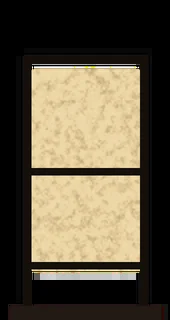
#> input picture art/dec/d_andon.webp, 170 x 320 px; its folder holds only this picture in this run
$ python -i forest_art.py   (imports and definitions only)
#> lines starting #> are read from the running program, lines starting #| are printed output that depends on the picture
### art/paint.py
#!/usr/bin/env python3
"""Painterly backgrounds for «Мусин дом»: gloomy Japan, dense textured foliage, fog, wood, paper.
Every scene is 1800×1400, bottom-anchored: the floor the cat stands on is the bottom ~250 px."""
import math, random, sys
import numpy as np
from PIL import Image, ImageDraw, ImageFilter

W, H, SS = 1800, 1400, 2          # final size, supersampling factor for strokes
SW, SH = W * SS, H * SS


def set_size(w, h):
    global W, H, SW, SH
    W, H, SW, SH = w, h, w * SS, h * SS


def hexc(h, a=255):
    h = h.lstrip('#'); return (int(h[0:2], 16), int(h[2:4], 16), int(h[4:6], 16), a)


def mixc(c1, c2, t):
    return tuple(int(round(c1[i] + (c2[i] - c1[i]) * t)) for i in range(len(c1)))


# [11 lines left out: function fbm, not called in this run]


def layer():
    return Image.new('RGBA', (SW, SH), (0, 0, 0, 0))


# [332 lines left out: functions gradient, textured_fill, atmos, fog_layer, dab_mass, ragged and 16 more, not called in this run]


OUT = sys.argv[1] if len(sys.argv) > 1 else '.'
PAL_CEDAR = [hexc('#141c17'), hexc('#1c2820'), hexc('#26342a'), hexc('#324337'), hexc('#435645')]
PAL_PINE = [hexc('#0e1511'), hexc('#162019'), hexc('#1f2d23'), hexc('#2b3d30'), hexc('#3e5445')]
PAL_MAPLE = [hexc('#111812'), hexc('#19231a'), hexc('#223022'), hexc('#2e3f2c'), hexc('#3f5239'), hexc('#566a4c')]
PAL_BUSH = [hexc('#0e140f'), hexc('#162018'), hexc('#1f2c20'), hexc('#2a3a2a'), hexc('#3a4c37'), hexc('#4d6048')]
BARK = (hexc('#16110e'), hexc('#2b231d'), hexc('#4a4038'))
FOG = hexc('#a2aaa4')


# [55 lines left out: functions ground, forest_layers, engawa, not called in this run]


PAL_SAKURA = [hexc('#6e3a48'), hexc('#9a5566'), hexc('#c07a8c'), hexc('#dc9fb0'), hexc('#efc3cf'), hexc('#f8dde4')]


def plaster(img, box, seed, base, dark, light):
    x0, y0, x1, y1 = (int(v * SS) for v in box)
    img.alpha_composite(textured_fill(Image.new('L', (x1 - x0, y1 - y0), 255), base, dark, light, 60 * SS, seed, contrast=0.75), (x0, y0))


# [29 lines left out: functions vertical_boards, tatami, glow, not called in this run]


def darken(img, amount, tint=(10, 14, 28)):
    a = np.asarray(img, np.float32); a[..., :3] = a[..., :3] * (1 - amount) + np.array(tint, np.float32) * amount
    return Image.fromarray(a.astype(np.uint8), 'RGBA')


# [137 lines left out: functions ceramic, chochin, pool, kitchen, onsen, bedroom, not called in this run]


def ImageChops_min(a, b):
    from PIL import ImageChops
    return ImageChops.darker(a, b)


# [269 lines left out: functions wardrobe, games, g_forest_night, g_temple_night, g_river, g_field_night and 5 more, not called in this run]

# [7 lines that do not run on import are left out]

### art/travel_art.py
#!/usr/bin/env python3
"""«Путешествия Муси» (add-on tv): 15 painted postcards of real Japan with a tiny Musya seen from behind,
15 souvenirs and a few sprites (bundle on her back, the call bell, the red post box).
Usage: cd art && python3 travel_art.py ../assets/items  →  atlas_tvp1.webp, atlas_tvp2.webp (postcards 560×380),
atlas_tvs.webp (souvenirs + sprites) and travel.json (rects); previews go to art/out/."""
import json, math, os, random, sys
import numpy as np
from PIL import Image, ImageDraw, ImageFilter
import paint as P
from paint import hexc, mixc, fbm, textured_fill
import items as I
from items import px, canvas, fill, volume, soft, floor_shadow, line, ell, poly, text, H, dk, lt, SERIF, mask_poly
from room_items import blob, clip, cr

OUT = sys.argv[1]
HERE = os.path.dirname(os.path.abspath(__file__))
CW, CH = 560, 380
BLACK, WHITE = (0, 0, 0, 255), (255, 255, 255, 255)


# ───────────── card helpers (final-pixel coords, the canvas is supersampled ×2) ─────────────
def card(): return canvas(CW, CH)
def rgba(c, a=255): c = H(c); return (c[0], c[1], c[2], a)


# [10 lines left out: function vgrad, not called in this run]


def newl(img): return Image.new('RGBA', img.size, (0, 0, 0, 0))


def vol(img, lay, box, *a, **k):
    volume(lay, box, *a, **k); img.alpha_composite(lay)


# [21 lines left out: functions glowc, ridge, not called in this run]


def mist(img, y0, y1, col, density, seed):
    P.set_size(CW, CH); img.alpha_composite(P.fog_layer(H(col), y0, y1, density, seed, scale=120))


# [104 lines left out: functions reflect, stones, snowfall, cedars, paw, bundle and 2 more, not called in this run]


# ───────────── pieces used by several cards ─────────────
VERM = '#c9452e'


# [77 lines left out: functions torii_front, inari_tunnel, deer, monkey, cat, not called in this run]


def lantern_glow(img, x, y, r, col='#ffb45a', s=.6):
    glowc(img, x, y, r * 4, col, s); fill(img, '#f0b060', 3, ell=(x - r, y - r * 1.3, x + r, y + r * 1.3), scale=2, contrast=.5)
    ell(img, (x - r * .6, y - r * 1.45, x + r * .6, y - r * 1.2), '#1a120c'); ell(img, (x - r * .6, y + r * 1.2, x + r * .6, y + r * 1.45), '#1a120c')


# [14 lines left out: functions stone_lantern, foliage, not called in this run]


MAPLE_RED = [hexc('#4a120c'), hexc('#6e1c10'), hexc('#9a2c14'), hexc('#c44a1c'), hexc('#e0762a'), hexc('#f0a040')]
PINE = [hexc('#0e1611'), hexc('#162219'), hexc('#1f3023'), hexc('#2b4230'), hexc('#3e5a44')]
SAKURA = [hexc('#6e3a48'), hexc('#9a5566'), hexc('#c07a8c'), hexc('#dc9fb0'), hexc('#efc3cf'), hexc('#f8dde4')]


# ───────────── the fifteen postcards ─────────────
# [339 lines left out: functions c_fushimi, c_fuji, c_nara, c_arashiyama, c_itsukushima, c_nachi and 9 more, not called in this run]


CARDS = [('fushimi', c_fushimi), ('fuji', c_fuji), ('nara', c_nara), ('arashiyama', c_arashiyama), ('itsukushima', c_itsukushima), ('nachi', c_nachi),
         ('jigokudani', c_jigokudani), ('himeji', c_himeji), ('kamakura', c_kamakura), ('shirakawa', c_shirakawa), ('kinkakuji', c_kinkakuji),
         ('shinkyo', c_shinkyo), ('sunset', c_sunset), ('foxnight', c_foxnight), ('aoshima', c_aoshima)]


# ───────────── souvenirs (category «Сувениры») and sprites ─────────────
SOUV = []


# [152 lines left out: functions keep, s_torii, s_fuji, s_senbei, s_bamboo, s_momiji and 10 more, not called in this run]


def sp_bundle():
    img = canvas(90, 70); bundle(img, 45, 66, 3.6); keep(img, 'tv_bundle')


# [18 lines left out: functions sp_bell, sp_post, not called in this run]


def sp_card():
    img = canvas(44, 30); fill(img, '#efe6d2', 170, rect=(1, 1, 43, 29), scale=2, contrast=.4); fill(img, '#c83a2a', 171, rect=(30, 4, 40, 14), scale=1)
    line(img, [(6, 18), (26, 18)], '#8a7a6a', 1); line(img, [(6, 23), (22, 23)], '#8a7a6a', 1); keep(img, 'tv_card')


# [8 lines left out: function pack, not called in this run]


# [28 lines that do not run on import are left out]

### art/forest_art.py
#!/usr/bin/env python3
"""«Лес за тории» (add-on fo): an old hand-painted map of the forest behind the house (aged paper, ink, a little colour),
15 painted night vignettes (14 landmarks + the heart of the forest) and 10 forest finds.
Usage: cd art && python3 forest_art.py ../assets/items [map] [cards] [items]
  → atlas_fomap.webp (map 700×1040), atlas_fov1.webp + atlas_fov2.webp (vignettes 420×285, 2 columns),
    atlas_foi.webp (items) and forest.json (rects); previews go to art/out/."""
import json, math, os, random, sys
import numpy as np
from PIL import Image, ImageDraw, ImageFilter
import paint as P
from paint import hexc, mixc, fbm
import items as I
from items import px, canvas, fill, volume, floor_shadow, line, ell, poly, text, H, dk, lt, SERIF, mask_poly
from room_items import blob, clip, cr
import travel_art as T
from travel_art import card, vgrad, glowc, mist, cedars, foliage, lantern_glow, stone_lantern, musya, paw, newl, vol, rgba, reflect, torii_front, PINE

OUT = sys.argv[1]
HERE = os.path.dirname(os.path.abspath(__file__))
CW, CH = T.CW, T.CH          # vignettes are painted at 560×380 and shrunk to 420×285
VW, VH = 420, 285
MW, MH, GY, CS = 700, 1040, 130, 100   # map: 7×8 cells of 100 px below a 130 px cloud strip
INK = (36, 27, 20)
def ink(a=225): return INK + (a,)
def cc(c, r): return (c * CS + CS / 2, GY + r * CS + CS / 2)
# landmark id → cell (must match feat/forest.js)
LM = {'well': (1, 7), 'jizo': (4, 6), 'fox': (6, 6), 'bamboo': (0, 5), 'bridge': (2, 5), 'tea': (3, 4), 'mush': (5, 4),
      'hotaru': (1, 3), 'cedar': (2, 2), 'lotus': (5, 2), 'hermit': (0, 1), 'neko': (6, 1), 'temple': (1, 0), 'stairs': (3, 0)}


# ───────────── the map ─────────────
# [15 lines left out: function paper, not called in this run]


def wash(img, col, a, fn, blur=2.0):
    l = newl(img); fn(ImageDraw.Draw(l), H(col)[:3] + (a,)); img.alpha_composite(l.filter(ImageFilter.GaussianBlur(blur * P.SS)))


def bleed(lay, b=.55): return lay.filter(ImageFilter.GaussianBlur(b * P.SS))


# [20 lines left out: functions tree_c, tree_r, ptsd, not called in this run]


STREAM = [(560, 392), (520, 450), (470, 520), (430, 590), (360, 650), (250, 690), (160, 750), (70, 800), (-10, 830)]
TRAIL = [(350, 900), (420, 820), (440, 760), (350, 715), (250, 690), (300, 640), (350, 590), (320, 520), (260, 470), (250, 380), (300, 300), (350, 240), (350, 180), (350, 120)]


# [13 lines left out: functions cloud_band, torii_glyph, not called in this run]


def glyphs(img):
    L = newl(img); d = ImageDraw.Draw(L); rr = random.Random(5)
    # the forest: little ink cedars and round trees everywhere except landmarks, water and the trail
    busy = [cc(*v) for v in LM.values()] + [(350, 880), (550, 380)]
    sd = ptsd(STREAM, 14) + ptsd(TRAIL, 14)
    wash(img, '#56603e', 70, lambda dd, c: [dd.ellipse([px(x - 26), px(y - 18), px(x + 26), px(y + 18)], fill=c) for x, y in
         [(rr.uniform(10, 690), rr.uniform(150, 920)) for _ in range(110)]], 6)
    for _ in range(330):
        x, y = rr.uniform(14, 686), rr.uniform(150, 925)
        if min(math.hypot(x - a, y - b) for a, b in busy) < 40 or min(math.hypot(x - a, y - b) for a, b in sd) < 15: continue
        s = rr.uniform(.8, 1.15)
        (tree_c if rr.random() < .62 else lambda L_, x_, y_, s_: tree_r(L_, x_, y_, s_, rr))(L, x, y, s)
    # the stream and the trail
    wash(img, '#5d7f88', 150, lambda dd, c: dd.line([(px(x), px(y)) for x, y in STREAM], fill=c, width=px(13), joint='curve'), 1.5)
    for off in (-7, 7): line(L, [(x, y + off) for x, y in STREAM], ink(190), 1.1)
    for x, y in ptsd(STREAM, 26)[1::2]: line(L, [(x - 4, y), (x, y - 1.5), (x + 4, y)], ink(120), .8)
    for x, y in ptsd(TRAIL, 8)[::2]: d.ellipse([px(x - 1.5), px(y - 1.5), px(x + 1.5), px(y + 1.5)], fill=(150, 46, 30, 210))
    # mountains behind the clouds
    for k, (y, a) in enumerate(((112, 70), (124, 110))):
        pts = [(x, y - 30 * abs(math.sin(x / (60 + k * 25) + k)) - 20 * rr.random()) for x in range(-10, 720, 20)]
        wash(img, '#3a3a34', a, lambda dd, c, p=pts: dd.polygon([(px(x), px(y)) for x, y in p + [(720, 140), (-10, 140)]], fill=c), 3)
    img.alpha_composite(bleed(L)); L = newl(img); d = ImageDraw.Draw(L)
    # landmarks
    def lab(t, x, y, s=12): text(L, t, x, y, s, ink(235), SERIF)
    x, y = cc(*LM['well']); ell(L, (x - 13, y - 2, x + 13, y + 8), ink(220)); ell(L, (x - 10, y - 1, x + 10, y + 5), (30, 40, 46, 255))
    for s_ in (-1, 1): line(L, [(x + s_ * 12, y + 3), (x + s_ * 12, y - 20)], ink(), 1.6)
    line(L, [(x - 17, y - 20), (x, y - 27), (x + 17, y - 20)], ink(), 2); lab('古井戸', x, y + 24)
    x, y = cc(*LM['jizo']); blob(L, [(x - 8, y + 10), (x - 9, y - 4), (x, y - 10), (x + 9, y - 4), (x + 8, y + 10)], '#8a887c', 11, scale=2, k=.4)
    ell(L, (x - 6, y - 19, x + 6, y - 8), '#8a887c'); poly(L, [(x - 8, y - 8), (x + 8, y - 8), (x, y + 1)], '#b8322a'); ell(L, (x - 6, y - 22, x + 6, y - 16), '#b8322a'); lab('地蔵', x, y + 24)
    x, y = cc(*LM['fox']); fill(L, '#4a4030', 12, poly=[(x - 26, y + 10), (x - 14, y - 10), (x + 14, y - 12), (x + 28, y + 10)], scale=3)
    ell(L, (x - 9, y - 3, x + 9, y + 10), (16, 12, 10, 255)); ell(L, (x - 5, y + 2, x - 2, y + 4), '#f0b040'); ell(L, (x + 2, y + 2, x + 5, y + 4), '#f0b040')
    for k, (fx, fy) in enumerate(((x - 20, y - 18), (x + 18, y - 22), (x + 2, y - 30))): glowc(L, fx, fy, 7, '#6ab0ff', .8); ell(L, (fx - 1.6, fy - 2.4, fx + 1.6, fy + 1.6), '#d8f0ff')
    lab('狐穴', x, y + 26)
    x, y = cc(*LM['bamboo'])
    for k in range(9):
        bx = x - 24 + k * 6 + rr.uniform(-1, 1); line(L, [(bx, y + 14), (bx + 1, y - 30)], (70, 110, 60, 235), 1.8)
        for j in range(4): line(L, [(bx - 1.5, y + 8 - j * 10), (bx + 2, y + 8 - j * 10)], ink(200), .8)
        line(L, [(bx, y - 24 + k % 3 * 5), (bx + 6, y - 28 + k % 3 * 5)], (70, 110, 60, 200), 1)
    lab('竹林', x + 6, y + 26)
    x, y = cc(*LM['bridge']); line(L, [(x - 22, y + 8), (x - 10, y - 2), (x + 10, y - 2), (x + 22, y + 8)], '#9a3a22', 3.4)
    line(L, [(x - 20, y - 4), (x - 10, y - 12), (x + 10, y - 12), (x + 20, y - 4)], '#9a3a22', 1.4)
    for k in range(-2, 3): line(L, [(x + k * 8, y - (12 if abs(k) < 2 else 6)), (x + k * 8, y - (2 if abs(k) < 2 else -4))], '#9a3a22', 1.2)
    lab('橋', x - 26, y - 22, 13)
    x, y = cc(*LM['tea']); fill(L, '#6a6a5a', 13, rect=(x - 22, y + 2, x + 22, y + 8), scale=2)
    for k in (-16, -2, 14): line(L, [(x + k, y + 2), (x + k + rr.uniform(-2, 2), y - 10 - rr.uniform(0, 8))], ink(), 2)
    line(L, [(x - 26, y - 10), (x - 4, y - 22), (x + 12, y - 16)], ink(), 2); ell(L, (x + 16, y - 2, x + 26, y + 5), '#7a7a70'); lab('茶室跡', x, y + 24)
    x, y = cc(*LM['mush'])
    for k, (mx, ms, c) in enumerate(((-14, 1, '#8a4a2a'), (0, 1.3, '#7a4024'), (14, .9, '#8a4a2a'), (-5, .7, '#c8e8c0'), (9, .6, '#c8e8c0'))):
        if c == '#c8e8c0': glowc(L, x + mx, y + 2, 9, '#a8f0a0', .5)
        line(L, [(x + mx, y + 8), (x + mx, y + 8 - 8 * ms)], '#e8dcc0', 2.6 * ms)
        poly(L, [(x + mx - 7 * ms, y + 8 - 7 * ms), (x + mx, y + 8 - 13 * ms), (x + mx + 7 * ms, y + 8 - 7 * ms)], c)
    lab('茸', x + 24, y - 10, 13)
    x, y = cc(*LM['hotaru'])
    for k in range(12): line(L, [(x - 22 + k * 4, y + 12), (x - 22 + k * 4 + rr.uniform(-3, 3), y + 2 - rr.uniform(0, 6))], ink(170), .9)
    for k in range(9):
        fx, fy = x + rr.uniform(-24, 24), y + rr.uniform(-26, 2); glowc(L, fx, fy, 8, '#e8f070', .9); ell(L, (fx - 1.2, fy - 1.2, fx + 1.2, fy + 1.2), '#fffbd0')
    lab('蛍', x - 30, y - 16, 13)
    x, y = cc(*LM['cedar']); line(L, [(x, y + 16), (x, y - 36)], ink(), 4)
    for k in range(6):
        yy = y + 4 - k * 7; ww = 24 - k * 3.6; line(L, [(x - ww, yy + 4), (x, yy - 4), (x + ww, yy + 4)], ink(), 2.2)
    line(L, [(x - 6, y + 4), (x + 6, y + 4)], '#d8c890', 2.4)
    for k in (-3, 2): poly(L, [(x + k, y + 5), (x + k + 3, y + 5), (x + k + 1, y + 9), (x + k + 4, y + 12), (x + k + 1, y + 12)], '#f4f0e4')
    lab('大杉', x + 30, y + 14)
    x, y = cc(*LM['lotus']); wash(L, '#5d7f88', 200, lambda dd, c: dd.ellipse([px(x - 32), px(y - 15), px(x + 32), px(y + 15)], fill=c), .8)
    d.ellipse([px(x - 33), px(y - 16), px(x + 33), px(y + 16)], outline=ink(210), width=px(1.2))
    for k, (lx, ly) in enumerate(((-16, -4), (8, 4), (18, -6), (-4, 7))):
        ell(L, (x + lx - 6, y + ly - 3, x + lx + 6, y + ly + 3), '#4a6a3a'); ell(L, (x + lx - 2, y + ly - 4, x + lx + 2, y + ly), '#e8a0b0') if k % 2 == 0 else None
    lab('蓮池', x, y + 26)
    x, y = cc(*LM['hermit']); fill(L, '#5a4a32', 14, rect=(x - 14, y - 4, x + 14, y + 10), scale=2)
    fill(L, '#8a7a50', 15, poly=[(x - 20, y - 2), (x, y - 20), (x + 20, y - 2)], scale=2, stretch=(.3, 2)); ell(L, (x + 3, y, x + 9, y + 6), '#f0b860')
    for k in range(3): ell(L, (x + 6 + k * 3, y - 26 - k * 7, x + 12 + k * 4, y - 22 - k * 7), (120, 120, 112, 120))
    lab('庵', x + 28, y + 6, 13)
    x, y = cc(*LM['neko']); blob(L, [(x - 18, y + 8), (x - 16, y - 4), (x - 4, y - 8), (x + 8, y - 12), (x + 16, y - 6), (x + 18, y + 8)], '#8e8c84', 16, scale=2, k=.5)
    poly(L, [(x + 6, y - 10), (x + 8, y - 18), (x + 11, y - 11)], '#8e8c84'); poly(L, [(x + 12, y - 9), (x + 16, y - 16), (x + 17, y - 7)], '#8e8c84')
    line(L, [(x - 16, y + 6), (x - 24, y + 2), (x - 22, y - 4)], '#7e7c74', 2.2); lab('猫石', x - 6, y + 24)
    x, y = cc(*LM['temple']); fill(L, '#3a3028', 17, rect=(x - 18, y - 6, x + 18, y + 10), scale=2)
    poly(L, [(x - 28, y - 4), (x - 18, y - 12), (x, y - 20), (x + 18, y - 12), (x + 28, y - 4), (x + 18, y - 8), (x - 18, y - 8)], ink(240))
    fill(L, '#7a6a50', 18, rect=(x - 22, y + 10, x + 22, y + 14), scale=2); ell(L, (x - 3, y + 1, x + 3, y + 7), '#e0a050'); lab('廃寺', x, y + 26)
    x, y = cc(*LM['stairs'])
    for k in range(7): yy = y + 16 - k * 6; ww = 16 - k * 1.7; line(L, [(x - ww, yy), (x + ww, yy)], ink(225 - k * 22), 2)
    lab('石段', x + 30, y + 6)
    # home: the torii, the house
    torii_glyph(L, 350, 900, 44, 34); lab('鳥居', 395, 885, 11)
    x, y = 350, 995; fill(L, '#4a3a2a', 19, rect=(x - 34, y - 14, x + 34, y + 14), scale=2)
    poly(L, [(x - 46, y - 12), (x - 30, y - 30), (x + 30, y - 30), (x + 46, y - 12)], ink(240)); ell(L, (x - 18, y - 6, x - 6, y + 4), '#f0b050'); ell(L, (x + 6, y - 6, x + 18, y + 4), '#f0b050')
    glowc(L, x, y, 40, '#ffb050', .3); lab('家', x + 58, y - 6, 15)
    img.alpha_composite(bleed(L, .45))
    # the heart of the forest: an old torii standing on clouds (hidden by drifting clouds in the game until the end)
    glowc(img, 350, 70, 70, '#ffe0a0', .55)
    L = newl(img); torii_glyph(L, 350, 96, 66, 58, '#c04a2c'); img.alpha_composite(bleed(L, .4))
    text(img, '森の心', 350, 18, 13, ink(235), SERIF)
    rr2 = random.Random(9)
    cloud_band(img, [(x, 104 + rr2.uniform(-6, 6), rr2.uniform(26, 44), rr2.uniform(8, 12)) for x in range(10, 700, 46)])
    cloud_band(img, [(x, 122 + rr2.uniform(-4, 4), rr2.uniform(30, 48), rr2.uniform(9, 13)) for x in range(-20, 720, 52)])
    # cartouche, seal and compass
    L = newl(img); d = ImageDraw.Draw(L)
    d.rectangle([px(18), px(940), px(64), px(1024)], fill=(214, 196, 150, 255), outline=ink(230), width=px(1.6))
    d.rectangle([px(22), px(944), px(60), px(1020)], outline=ink(160), width=px(.8))
    for k, ch in enumerate('裏山之図'): text(L, ch, 41, 956 + k * 18, 15, ink(240), SERIF)
    d.rectangle([px(72), px(990), px(98), px(1016)], fill=(168, 44, 34, 225)); text(L, '森', 85, 1003, 15, (230, 210, 180, 255), SERIF)
    x, y = 646, 990; d.ellipse([px(x - 26), px(y - 26), px(x + 26), px(y + 26)], outline=ink(200), width=px(1.2))
    poly(L, [(x, y - 30), (x - 6, y), (x + 6, y)], (150, 46, 30, 235)); poly(L, [(x, y + 26), (x - 5, y), (x + 5, y)], ink(220))
    line(L, [(x - 26, y), (x + 26, y)], ink(160), .8); text(L, '北', x, y - 40, 13, ink(240), SERIF)
    img.alpha_composite(bleed(L, .4))
    out = img.resize((MW, MH), Image.LANCZOS)
    out = P.grade(out, lift=(4, 3, 2), sat=.9, vignette=.25)
    return P.grain(out, 5, 11)


# ───────────── vignettes ─────────────
def fin(img, name):
    return T.finish_card(img, name, sat=.9, lift=(5, 6, 9), vig=.45).resize((VW, VH), Image.LANCZOS)


# [6 lines left out: function night, not called in this run]


def ground(img, seed, y=300, col='#1c2220'):
    fill(img, col, seed, poly=[(0, y + 6), (180, y - 4), (400, y + 2), (560, y - 6), (560, 380), (0, 380)], scale=6, stretch=(3, 1), contrast=1.2)


# [265 lines left out: functions musya_l, c_well, c_bamboo, c_temple, c_jizo, c_bridge and 11 more, not called in this run]


CARDS = [('well', c_well), ('bamboo', c_bamboo), ('temple', c_temple), ('jizo', c_jizo), ('bridge', c_bridge), ('hotaru', c_hotaru), ('cedar', c_cedar), ('hermit', c_hermit),
         ('mush', c_mush), ('fox', c_fox), ('lotus', c_lotus), ('stairs', c_stairs), ('tea', c_tea), ('neko', c_neko), ('heart', c_heart)]


# ───────────── forest finds (category «Находки из леса») ─────────────
keep = T.keep


# [86 lines left out: functions i_mirror, i_flute, i_mokugyo, i_jizo, i_hotaru, i_chawan and 4 more, not called in this run]


ITEMS = [i_mirror, i_flute, i_mokugyo, i_jizo, i_hotaru, i_chawan, i_kasa, i_lotus, i_neko, i_sasabune]


# [26 lines not run here, left out]

>>> import cv2
>>> picture = cv2.imread('dec/d_andon.webp', cv2.IMREAD_GRAYSCALE)
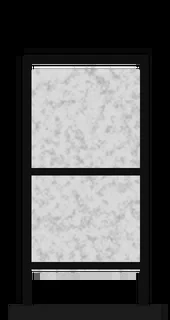
#> picture: shape (320, 170); min 0, max 254, mean 86.2
#> (the run stopped early here; a loop or call above may not have finished)

$ run again, on art/dec/d_bamboo.webp
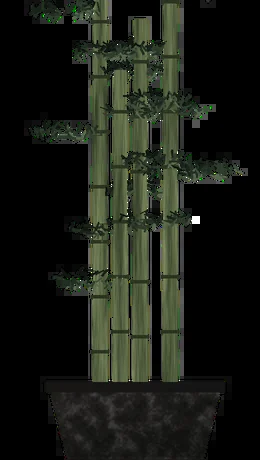
#> input picture art/dec/d_bamboo.webp, 260 x 460 px
#> `picture = cv2.imread('dec/d_andon.webp', cv2.IMREAD_GRAYSCALE)`:
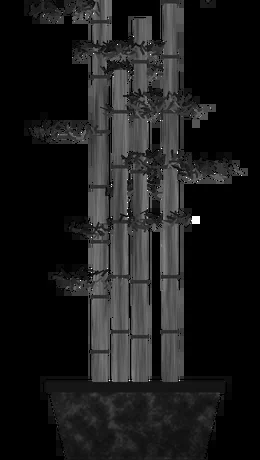
#> picture: shape (460, 260); min 0, max 255, mean 27

$ run again, on art/dec/d_bowl_blue.webp
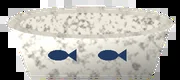
#> input picture art/dec/d_bowl_blue.webp, 180 x 80 px
#> `picture = cv2.imread('dec/d_andon.webp', cv2.IMREAD_GRAYSCALE)`:
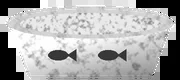
#> picture: shape (80, 180); min 0, max 255, mean 169.8
